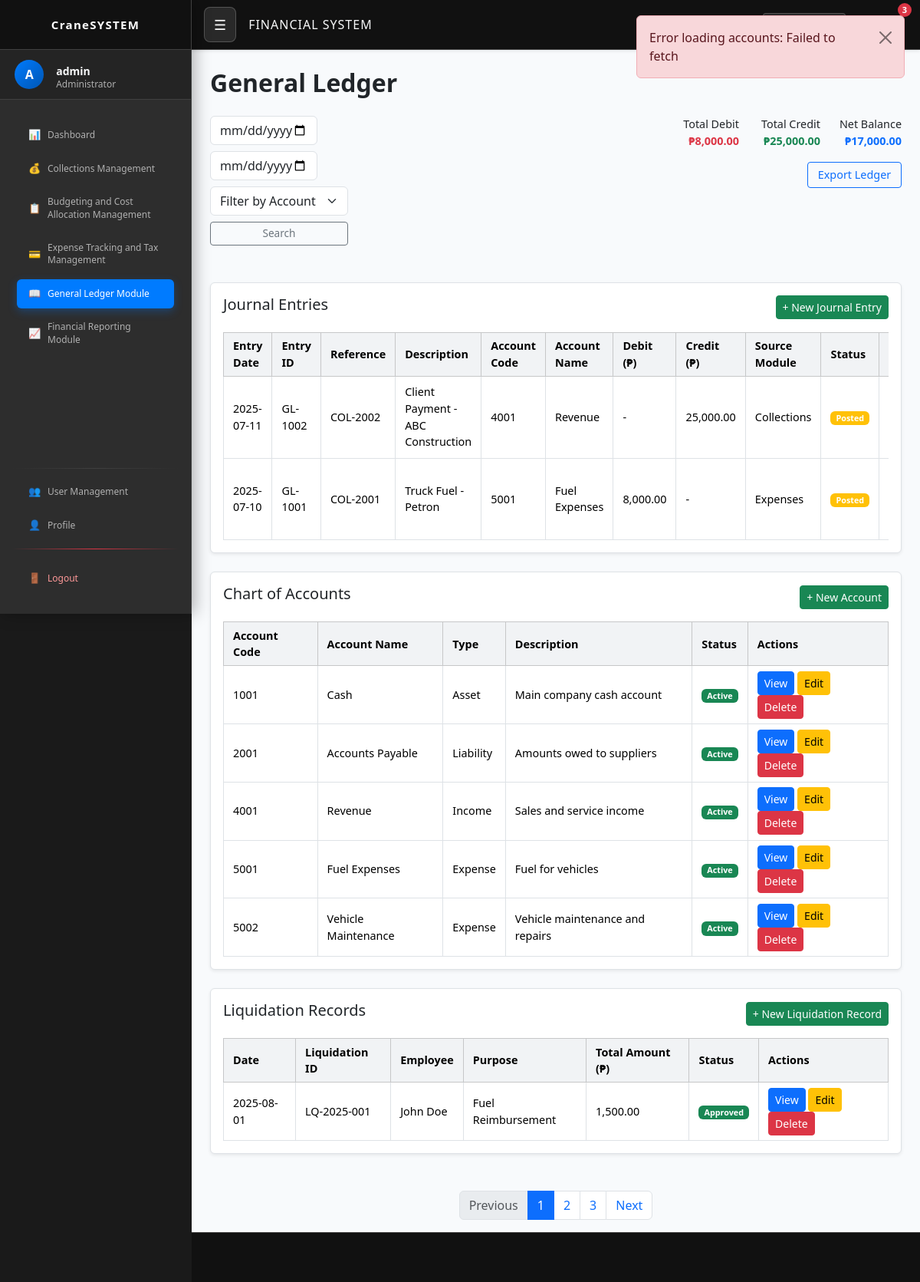
The app's page /financial_ledger.php (signed in) with its own data.
### tables this page shows
CREATE TABLE `journal_entries` (
  `id` int(11) NOT NULL,
  `entry_id` varchar(20) NOT NULL,
  `date` date NOT NULL,
  `account_code` varchar(10) NOT NULL,
  `debit` decimal(15,2) DEFAULT 0.00,
  `credit` decimal(15,2) DEFAULT 0.00,
  `description` text NOT NULL,
  `reference` varchar(50) DEFAULT NULL,
  `source_module` varchar(50) DEFAULT NULL,
  `approved_by` varchar(100) DEFAULT NULL,
  `status` enum('Draft','Posted','Cancelled') DEFAULT 'Posted',
  `created_at` timestamp NOT NULL DEFAULT current_timestamp(),
  `updated_at` timestamp NOT NULL DEFAULT current_timestamp() ON UPDATE current_timestamp()
);

CREATE TABLE `chart_of_accounts` (
  `id` int(11) NOT NULL,
  `account_code` varchar(10) NOT NULL,
  `account_name` varchar(100) NOT NULL,
  `account_type` enum('Asset','Liability','Equity','Income','Expense') NOT NULL,
  `description` text DEFAULT NULL,
  `status` enum('Active','Inactive') DEFAULT 'Active',
  `created_at` timestamp NOT NULL DEFAULT current_timestamp(),
  `updated_at` timestamp NOT NULL DEFAULT current_timestamp() ON UPDATE current_timestamp()
);

CREATE TABLE `liquidation_records` (
  `id` int(11) NOT NULL,
  `liquidation_id` varchar(20) NOT NULL,
  `date` date NOT NULL,
  `employee` varchar(100) NOT NULL,
  `purpose` text NOT NULL,
  `total_amount` decimal(15,2) NOT NULL,
  `status` enum('Pending','Approved','Rejected') DEFAULT 'Pending',
  `created_at` timestamp NOT NULL DEFAULT current_timestamp(),
  `updated_at` timestamp NOT NULL DEFAULT current_timestamp() ON UPDATE current_timestamp()
);

### ledger_functions.php (called while the page is built, shortened)
<?php
require_once 'db.php';
function getJournalEntries($fromDate = null, $toDate = null, $accountCode = null, $limit = 50, $offset = 0) {
    global $conn;
    $sql = "SELECT je.*, coa.account_name
            FROM journal_entries je
            JOIN chart_of_accounts coa ON je.account_code = coa.account_code
            WHERE 1=1";
    $params = [];
    $types = "";
    $sql .= " ORDER BY je.date DESC, je.id DESC LIMIT ? OFFSET ?";
    $params[] = $limit;
    $params[] = $offset;
    $types .= "ii";
    $stmt = $conn->prepare($sql);
    if ($types) {
        $stmt->bind_param($types, ...$params);
    }
    $stmt->execute();
    $result = $stmt->get_result();
    return $result->fetch_all(MYSQLI_ASSOC);
}
function getChartOfAccounts() {
    global $conn;
    $sql = "SELECT * FROM chart_of_accounts WHERE status = 'Active' ORDER BY account_code";
    $result = $conn->query($sql);
    return $result->fetch_all(MYSQLI_ASSOC);
}
function getLiquidationRecords($limit = 50, $offset = 0) {
    global $conn;
    $sql = "SELECT * FROM liquidation_records ORDER BY date DESC, id DESC LIMIT ? OFFSET ?";
    $stmt = $conn->prepare($sql);
    $stmt->bind_param("ii", $limit, $offset);
    $stmt->execute();
    $result = $stmt->get_result();
    return $result->fetch_all(MYSQLI_ASSOC);
}
function getLedgerSummary($fromDate = null, $toDate = null) {
    global $conn;
    $sql = "SELECT
                SUM(debit) as total_debit,
                SUM(credit) as total_credit,
                (SUM(credit) - SUM(debit)) as net_balance
            FROM journal_entries
            WHERE 1=1";
    $types = "";
    $stmt = $conn->prepare($sql);
    $stmt->execute();
    $result = $stmt->get_result();
    return $result->fetch_assoc();
}
function calculateRunningBalance($entries) {
    $runningBalance = 0;
    foreach ($entries as &$entry) {
        $runningBalance += ($entry['credit'] - $entry['debit']);
    }
    return $entries;
}
function formatCurrency($amount) {
    return number_format($amount, 2);
}
?>

### financial_ledger.php (the view, shortened to what this page needs)
<?php
require_once 'ledger_functions.php';
$fromDate = $_GET['from_date'] ?? '';
$toDate = $_GET['to_date'] ?? '';
$accountCode = $_GET['account_code'] ?? '';
$entries = getJournalEntries($fromDate, $toDate, $accountCode);
$entries = calculateRunningBalance($entries);
$summary = getLedgerSummary($fromDate, $toDate);
$accounts = getChartOfAccounts();
$liquidations = getLiquidationRecords();
?>
<!DOCTYPE html>
<html lang="en">
<head>
  <link href="https://cdn.jsdelivr.net/npm/bootstrap@5.3.3/dist/css/bootstrap.min.css" rel="stylesheet" />
  <link rel="stylesheet" href="css/style.css" />
</head>
<body>
<?php include 'sidebar_navbar.php'; ?>
<div class="main-content">
  <div class="container-fluid mt-4 px-4">
    <h2 class="fw-bold mb-4">General Ledger</h2>
    <div class="d-flex justify-content-between align-items-start mb-3 flex-wrap gap-3">
      <form method="GET" class="d-flex flex-column gap-2" style="max-width: 250px;">
        <input type="date" name="from_date" value="<?= htmlspecialchars($fromDate) ?>" class="form-control date-input" placeholder="From Date" />
        <input type="date" name="to_date" value="<?= htmlspecialchars($toDate) ?>" class="form-control date-input" placeholder="To Date" />
        <select name="account_code" class="form-select filter-account">
          <option value="">Filter by Account</option>
        </select>
        <button type="submit" class="btn btn-outline-secondary btn-sm">Search</button>
      </form>
      <div class="d-flex flex-column align-items-end gap-2 summary-actions">
        <div class="d-flex gap-3 mb-2 ledger-summary-small">
          <div class="text-end">
            <div>Total Debit</div>
            <div class="text-danger fw-bold">₱<?= formatCurrency($summary['total_debit'] ?? 0) ?></div>
          </div>
          <div class="text-end">
            <div>Total Credit</div>
            <div class="text-success fw-bold">₱<?= formatCurrency($summary['total_credit'] ?? 0) ?></div>
          </div>
          <div class="text-end">
            <div>Net Balance</div>
            <div class="text-primary fw-bold">₱<?= formatCurrency($summary['net_balance'] ?? 0) ?></div>
          </div>
        </div>
        <div class="d-flex gap-2">
          <button class="btn btn-outline-primary btn-sm">Export Ledger</button>
        </div>
      </div>
    </div>
    <div class="row mt-5">
      <div class="col-12 mb-4">
        <div class="p-3 bg-white border rounded shadow-sm">
          <div class="d-flex justify-content-between align-items-center mb-3">
            <h5>Journal Entries</h5>
            <button class="btn btn-success btn-sm" data-bs-toggle="modal" data-bs-target="#addJournalEntryModal">
              + New Journal Entry
            </button>
          </div>
          <div class="table-responsive">
            <table class="table table-bordered table-hover align-middle table-sm mb-0">
              <thead class="table-light">
                <tr>
                  <th>Entry Date</th>
                  <th>Entry ID</th>
                  <th>Reference</th>
                  <th>Description</th>
                  <th>Account Code</th>
                  <th>Account Name</th>
                  <th>Debit (₱)</th>
                  <th>Credit (₱)</th>
                  <th>Source Module</th>
                  <th>Status</th>
                  <th>Actions</th>
                </tr>
              </thead>
              <tbody>
                <?php foreach ($entries as $entry): ?>
                <tr data-journal-id="<?= $entry['id'] ?>">
                  <td><?= $entry['date'] ?></td>
                  <td><?= htmlspecialchars($entry['entry_id']) ?></td>
                  <td><?= htmlspecialchars($entry['reference']) ?></td>
                  <td><?= htmlspecialchars($entry['description']) ?></td>
                  <td><?= $entry['account_code'] ?></td>
                  <td><?= htmlspecialchars($entry['account_name']) ?></td>
                  <td><?= $entry['debit'] > 0 ? formatCurrency($entry['debit']) : '-' ?></td>
                  <td><?= $entry['credit'] > 0 ? formatCurrency($entry['credit']) : '-' ?></td>
                  <td><?= htmlspecialchars($entry['source_module']) ?></td>
                  <td>
                    <span class="badge <?= isset($entry['status']) ? ($entry['status'] === 'Approved' ? 'bg-success' : ($entry['status'] === 'Rejected' ? 'bg-danger' : 'bg-warning')) : 'bg-info' ?>">
                      <?= $entry['status'] ?? 'Pending' ?>
                    </span>
                  </td>
                  <td>
                  </td>
                </tr>
                <?php endforeach; ?>
              </tbody>
            </table>
          </div>
        </div>
      </div>
      <div class="col-12 mb-4">
        <div class="p-3 bg-white border rounded shadow-sm">
          <div class="d-flex justify-content-between align-items-center mb-3">
            <h5>Chart of Accounts</h5>
            <button class="btn btn-success btn-sm" data-bs-toggle="modal" data-bs-target="#addAccountModal">
              + New Account
            </button>
          </div>
          <div class="table-responsive">
            <table class="table table-bordered table-hover align-middle table-sm mb-0">
              <thead class="table-light">
                <tr>
                  <th>Account Code</th>
                  <th>Account Name</th>
                  <th>Type</th>
                  <th>Description</th>
                  <th>Status</th>
                  <th>Actions</th>
                </tr>
              </thead>
              <tbody>
                <?php foreach ($accounts as $account): ?>
                <tr data-account-id="<?= $account['id'] ?? $account['account_code'] ?>">
                  <td><?= $account['account_code'] ?></td>
                  <td><?= htmlspecialchars($account['account_name']) ?></td>
                  <td><?= $account['account_type'] ?></td>
                  <td><?= htmlspecialchars($account['description']) ?></td>
                  <td>
                    <span class="badge <?= $account['status'] === 'Active' ? 'bg-success' : 'bg-secondary' ?>">
                      <?= $account['status'] ?>
                    </span>
                  </td>
                  <td>
                    <button class="btn btn-sm btn-primary view-account-btn" data-bs-toggle="modal" data-bs-target="#viewAccountModal" data-code="<?= $account['account_code'] ?>">View</button>
                    <button class="btn btn-sm btn-warning edit-account-btn" data-code="<?= $account['account_code'] ?>">Edit</button>
                    <button class="btn btn-sm btn-danger delete-account-btn" data-code="<?= $account['account_code'] ?>">Delete</button>
                  </td>
                </tr>
                <?php endforeach; ?>
              </tbody>
            </table>
          </div>
        </div>
      </div>
      <div class="col-12 mb-4">
        <div class="p-3 bg-white border rounded shadow-sm">
          <div class="d-flex justify-content-between align-items-center mb-3">
            <h5>Liquidation Records</h5>
            <button class="btn btn-success btn-sm" data-bs-toggle="modal" data-bs-target="#addLiquidationModal">
              + New Liquidation Record
            </button>
          </div>
          <div class="table-responsive">
            <table class="table table-bordered table-hover align-middle table-sm mb-0">
              <thead class="table-light">
                <tr>
                  <th>Date</th>
                  <th>Liquidation ID</th>
                  <th>Employee</th>
                  <th>Purpose</th>
                  <th>Total Amount (₱)</th>
                  <th>Status</th>
                  <th>Actions</th>
                </tr>
              </thead>
              <tbody>
                <?php foreach ($liquidations as $liquidation): ?>
                <tr data-liq-id="<?= $liquidation['id'] ?>">
                  <td><?= $liquidation['date'] ?></td>
                  <td><?= htmlspecialchars($liquidation['liquidation_id']) ?></td>
                  <td><?= htmlspecialchars($liquidation['employee']) ?></td>
                  <td><?= htmlspecialchars($liquidation['purpose']) ?></td>
                  <td><?= formatCurrency($liquidation['total_amount']) ?></td>
                  <td>
                    <span class="badge <?= $liquidation['status'] === 'Approved' ? 'bg-success' : ($liquidation['status'] === 'Rejected' ? 'bg-danger' : 'bg-warning') ?>">
                      <?= $liquidation['status'] ?>
                    </span>
                  </td>
                  <td>
                    <button class="btn btn-sm btn-primary view-liquidation-btn" data-bs-toggle="modal" data-bs-target="#viewLiquidationModal" data-id="<?= $liquidation['id'] ?>">View</button>
                    <button class="btn btn-sm btn-warning edit-liquidation-btn" data-id="<?= $liquidation['id'] ?>">Edit</button>
                    <button class="btn btn-sm btn-danger delete-liquidation-btn" data-id="<?= $liquidation['id'] ?>">Delete</button>
                  </td>
                </tr>
                <?php endforeach; ?>
              </tbody>
            </table>
          </div>
        </div>
      </div>
    </div>
    <nav class="mt-4" aria-label="Ledger pagination">
      <ul class="pagination justify-content-center">
        <li class="page-item disabled"><a class="page-link">Previous</a></li>
        <li class="page-item active"><a class="page-link">1</a></li>
        <li class="page-item"><a class="page-link">2</a></li>
        <li class="page-item"><a class="page-link">3</a></li>
        <li class="page-item"><a class="page-link">Next</a></li>
      </ul>
    </nav>
  </div>
</div>
</body>
</html>

### css/style.css (style rules this page uses)
body { background-color: #f8fafc; font-family: 'Segoe UI', sans-serif; margin: 0; padding: 0; }
.date-input { max-width: 140px; }
.filter-account { max-width: 180px; }
.btn-outline-secondary.btn-sm { padding: 0.25rem 0.6rem; font-size: 0.85rem; }
.ledger-summary-small > div { min-width: 90px; font-size: 0.9rem; }
.table-responsive > table.table { font-size: 0.9rem; }
.table-responsive > table.table thead th, .table-responsive > table.table tbody td { padding: 0.4rem 0.75rem; }
.table > thead > tr > th, .table > tbody > tr > td { vertical-align: middle; padding: 0.5rem 0.75rem; }
.summary-actions button { font-size: 0.9rem; padding: 0.35rem 0.8rem; }
.table th { background-color: #f1f3f5; }
.table td, .table th { vertical-align: middle; }

### sidebar_navbar.php (style rules this page uses)
:root { --dark-bg: #1a1a1a; --darker-bg: #111111; --sidebar-bg: #2d2d2d; --sidebar-hover: #3d3d3d; --text-light: #ffffff; --text-muted: #b0b0b0; --accent-color: #007bff; --accent-hover: #0056b3; --border-color: #404040; --navbar-height: 65px; }
body { background-color: var(--dark-bg) !important; }
.main-content { margin-left: 250px; padding-top: 65px; padding-bottom: 65px; transition: margin-left 0.3s ease; background-color: #f8fafc !important; min-height: 100vh; box-sizing: border-box; }

### records on screen
journal_entries: date "2025-07-11", entry "GL-1002", reference "COL-2002", description "Client Payment - ABC Construction", account_code "4001", chart_of_accounts.account_name "Revenue", credit "25,000.00", source_module "Collections", status "Posted"
journal_entries: date "2025-07-10", entry "GL-1001", reference "COL-2001", description "Truck Fuel - Petron", account_code "5001", chart_of_accounts.account_name "Fuel Expenses", debit "8,000.00", source_module "Expenses", status "Posted"
chart_of_accounts: account_code "1001", account_name "Cash", account_type "Asset", description "Main company cash account", status "Active"
chart_of_accounts: account_code "2001", account_name "Accounts Payable", account_type "Liability", description "Amounts owed to suppliers", status "Active"
chart_of_accounts: account_code "4001", account_name "Revenue", account_type "Income", description "Sales and service income", status "Active"
chart_of_accounts: account_code "5001", account_name "Fuel Expenses", account_type "Expense", description "Fuel for vehicles", status "Active"
chart_of_accounts: account_code "5002", account_name "Vehicle Maintenance", account_type "Expense", description "Vehicle maintenance and repairs", status "Active"
liquidation_records: date "2025-08-01", liquidation "LQ-2025-001", employee "John Doe", purpose "Fuel Reimbursement", total_amount "1,500.00", status "Approved"

### other values on screen
$profile_initial "A"
$username "admin"
$role_display "Administrator"
formatCurrency($summary['total_debit'] ?? 0) "8,000.00"
formatCurrency($summary['total_credit'] ?? 0) "25,000.00"
formatCurrency($summary['net_balance'] ?? 0) "17,000.00"
